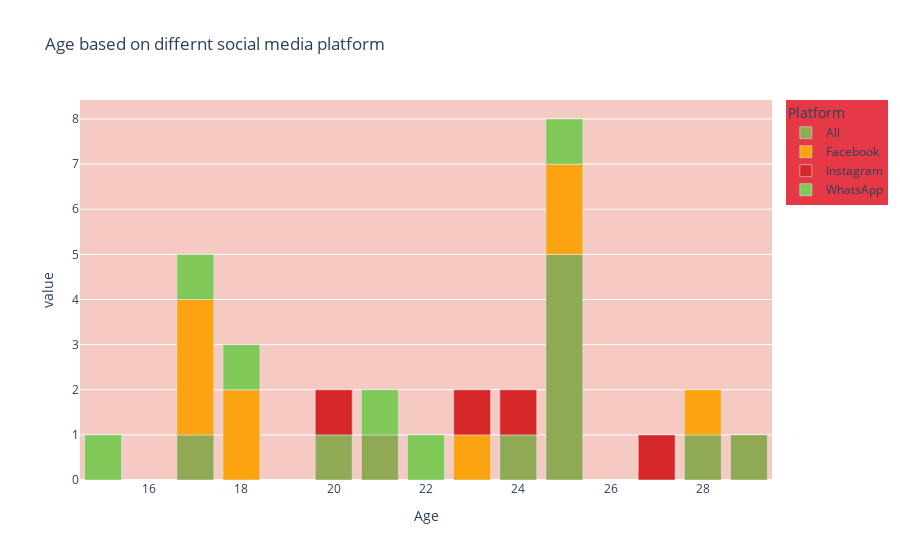
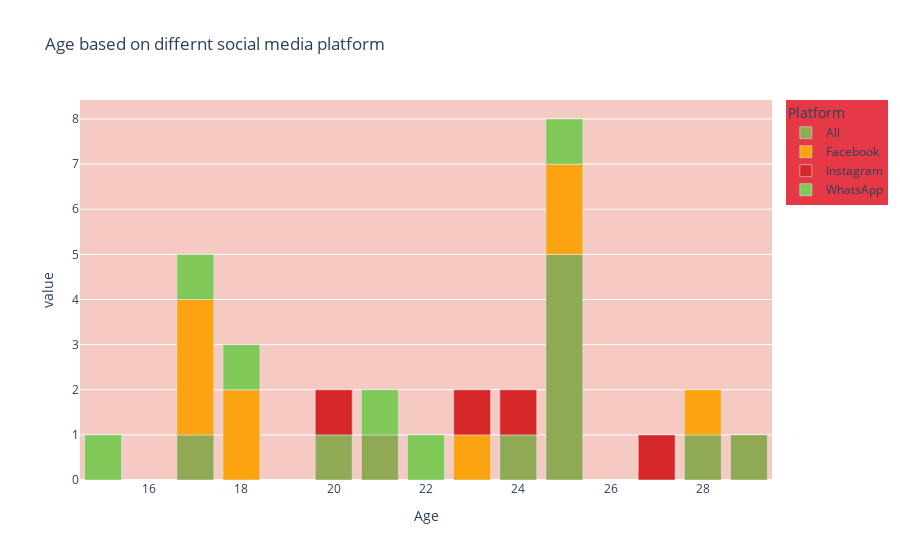

Notebook source saved alongside these figures, in order:
### Code cell
'''Find out Which age pepole most used  social media platforms
in the data, we create a bar chart to understand the information clearly
'''
age_platform=data.groupby('Age')['Platform'].value_counts().sort_values(ascending=False).unstack()
fig=px.bar(age_platform,x=age_platform.index,y=age_platform.columns,title='Age based on differnt social media platform',color_discrete_sequence=['#90a955','#fca311','#d62828', '#80c958'])
fig.update_layout(legend_bgcolor='#e63946',plot_bgcolor='#f5cac3')
fig.show()
pyo.iplot(fig)

### Figure 1 — Plotly figure (JSON) as saved in the notebook; plotly's stock layout.template omitted (floating-point values rounded to 4 significant figures)
{"data": [{"alignmentgroup": "True", "hovertemplate": "Platform=All<br>Age=%{x}<br>value=%{y}<extra></extra>", "legendgroup": "All", "marker": {"color": "#90a955", "pattern": {"shape": ""}}, "name": "All", "offsetgroup": "All", "orientation": "v", "showlegend": true, "textposition": "auto", "type": "bar", "x": [15, 17, 18, 20, 21, 22, 23, 24, 25, 27, 28, 29], "xaxis": "x", "y": [null, 1, null, 1, 1, null, null, 1, 5, null, 1, 1], "yaxis": "y"}, {"alignmentgroup": "True", "hovertemplate": "Platform=Facebook<br>Age=%{x}<br>value=%{y}<extra></extra>", "legendgroup": "Facebook", "marker": {"color": "#fca311", "pattern": {"shape": ""}}, "name": "Facebook", "offsetgroup": "Facebook", "orientation": "v", "showlegend": true, "textposition": "auto", "type": "bar", "x": [15, 17, 18, 20, 21, 22, 23, 24, 25, 27, 28, 29], "xaxis": "x", "y": [null, 3, 2, null, null, null, 1, null, 2, null, 1, null], "yaxis": "y"}, {"alignmentgroup": "True", "hovertemplate": "Platform=Instagram<br>Age=%{x}<br>value=%{y}<extra></extra>", "legendgroup": "Instagram", "marker": {"color": "#d62828", "pattern": {"shape": ""}}, "name": "Instagram", "offsetgroup": "Instagram", "orientation": "v", "showlegend": true, "textposition": "auto", "type": "bar", "x": [15, 17, 18, 20, 21, 22, 23, 24, 25, 27, 28, 29], "xaxis": "x", "y": [null, null, null, 1, null, null, 1, 1, null, 1, null, null], "yaxis": "y"}, {"alignmentgroup": "True", "hovertemplate": "Platform=WhatsApp<br>Age=%{x}<br>value=%{y}<extra></extra>", "legendgroup": "WhatsApp", "marker": {"color": "#80c958", "pattern": {"shape": ""}}, "name": "WhatsApp", "offsetgroup": "WhatsApp", "orientation": "v", "showlegend": true, "textposition": "auto", "type": "bar", "x": [15, 17, 18, 20, 21, 22, 23, 24, 25, 27, 28, 29], "xaxis": "x", "y": [1, 1, 1, null, 1, 1, null, null, 1, null, null, null], "yaxis": "y"}], "layout": {"autosize": true, "barmode": "relative", "legend": {"bgcolor": "#e63946", "title": {"text": "Platform"}, "tracegroupgap": 0}, "plot_bgcolor": "#f5cac3", "title": {"text": "Age based on differnt social media platform"}, "xaxis": {"anchor": "y", "autorange": true, "domain": [0, 1], "range": [14.5, 29.5], "title": {"text": "Age"}, "type": "linear"}, "yaxis": {"anchor": "x", "autorange": true, "domain": [0, 1], "range": [0, 8.421], "title": {"text": "value"}, "type": "linear"}}}

### Figure 2 — Plotly figure (JSON) as saved in the notebook; plotly's stock layout.template omitted (floating-point values rounded to 4 significant figures)
{"data": [{"alignmentgroup": "True", "hovertemplate": "Platform=All<br>Age=%{x}<br>value=%{y}<extra></extra>", "legendgroup": "All", "marker": {"color": "#90a955", "pattern": {"shape": ""}}, "name": "All", "offsetgroup": "All", "orientation": "v", "showlegend": true, "textposition": "auto", "type": "bar", "x": [15, 17, 18, 20, 21, 22, 23, 24, 25, 27, 28, 29], "xaxis": "x", "y": [null, 1, null, 1, 1, null, null, 1, 5, null, 1, 1], "yaxis": "y"}, {"alignmentgroup": "True", "hovertemplate": "Platform=Facebook<br>Age=%{x}<br>value=%{y}<extra></extra>", "legendgroup": "Facebook", "marker": {"color": "#fca311", "pattern": {"shape": ""}}, "name": "Facebook", "offsetgroup": "Facebook", "orientation": "v", "showlegend": true, "textposition": "auto", "type": "bar", "x": [15, 17, 18, 20, 21, 22, 23, 24, 25, 27, 28, 29], "xaxis": "x", "y": [null, 3, 2, null, null, null, 1, null, 2, null, 1, null], "yaxis": "y"}, {"alignmentgroup": "True", "hovertemplate": "Platform=Instagram<br>Age=%{x}<br>value=%{y}<extra></extra>", "legendgroup": "Instagram", "marker": {"color": "#d62828", "pattern": {"shape": ""}}, "name": "Instagram", "offsetgroup": "Instagram", "orientation": "v", "showlegend": true, "textposition": "auto", "type": "bar", "x": [15, 17, 18, 20, 21, 22, 23, 24, 25, 27, 28, 29], "xaxis": "x", "y": [null, null, null, 1, null, null, 1, 1, null, 1, null, null], "yaxis": "y"}, {"alignmentgroup": "True", "hovertemplate": "Platform=WhatsApp<br>Age=%{x}<br>value=%{y}<extra></extra>", "legendgroup": "WhatsApp", "marker": {"color": "#80c958", "pattern": {"shape": ""}}, "name": "WhatsApp", "offsetgroup": "WhatsApp", "orientation": "v", "showlegend": true, "textposition": "auto", "type": "bar", "x": [15, 17, 18, 20, 21, 22, 23, 24, 25, 27, 28, 29], "xaxis": "x", "y": [1, 1, 1, null, 1, 1, null, null, 1, null, null, null], "yaxis": "y"}], "layout": {"autosize": true, "barmode": "relative", "legend": {"bgcolor": "#e63946", "title": {"text": "Platform"}, "tracegroupgap": 0}, "plot_bgcolor": "#f5cac3", "title": {"text": "Age based on differnt social media platform"}, "xaxis": {"anchor": "y", "autorange": true, "domain": [0, 1], "range": [14.5, 29.5], "title": {"text": "Age"}, "type": "linear"}, "yaxis": {"anchor": "x", "autorange": true, "domain": [0, 1], "range": [0, 8.421], "title": {"text": "value"}, "type": "linear"}}}
